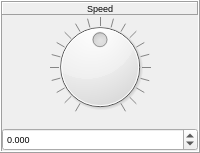
             <widget class="QFrame" name="frame_Speed">
              <property name="sizePolicy">
               <sizepolicy hsizetype="Minimum" vsizetype="Preferred">
                <horstretch>0</horstretch>
                <verstretch>0</verstretch>
               </sizepolicy>
              </property>
              <property name="minimumSize">
               <size>
                <width>50</width>
                <height>100</height>
               </size>
              </property>
              <property name="frameShape">
               <enum>QFrame::Box</enum>
              </property>
              <property name="frameShadow">
               <enum>QFrame::Raised</enum>
              </property>
              <layout class="QVBoxLayout" name="verticalLayout_83">
               <property name="spacing">
                <number>2</number>
               </property>
               <property name="sizeConstraint">
                <enum>QLayout::SetMaximumSize</enum>
               </property>
               <property name="leftMargin">
                <number>0</number>
               </property>
               <property name="topMargin">
                <number>0</number>
               </property>
               <property name="rightMargin">
                <number>0</number>
               </property>
               <property name="bottomMargin">
                <number>0</number>
               </property>
               <item>
                <widget class="QFrame" name="frame_Label_Speed">
                 <property name="frameShape">
                  <enum>QFrame::NoFrame</enum>
                 </property>
                 <property name="frameShadow">
                  <enum>QFrame::Raised</enum>
                 </property>
                 <layout class="QVBoxLayout" name="verticalLayout_84">
                  <property name="leftMargin">
                   <number>0</number>
                  </property>
                  <property name="topMargin">
                   <number>0</number>
                  </property>
                  <property name="rightMargin">
                   <number>0</number>
                  </property>
                  <property name="bottomMargin">
                   <number>0</number>
                  </property>
                  <item>
                   <widget class="QLabel" name="label_Speed">
                    <property name="font">
                     <font>
                      <pointsize>7</pointsize>
                     </font>
                    </property>
                    <property name="autoFillBackground">
                     <bool>false</bool>
                    </property>
                    <property name="frameShape">
                     <enum>QFrame::Panel</enum>
                    </property>
                    <property name="frameShadow">
                     <enum>QFrame::Raised</enum>
                    </property>
                    <property name="text">
                     <string>Speed</string>
                    </property>
                    <property name="alignment">
                     <set>Qt::AlignCenter</set>
                    </property>
                   </widget>
                  </item>
                 </layout>
                </widget>
               </item>
               <item>
                <widget class="QFrame" name="frame_Dial_Speed">
                 <property name="sizePolicy">
                  <sizepolicy hsizetype="Preferred" vsizetype="Preferred">
                   <horstretch>0</horstretch>
                   <verstretch>0</verstretch>
                  </sizepolicy>
                 </property>
                 <property name="frameShape">
                  <enum>QFrame::NoFrame</enum>
                 </property>
                 <property name="frameShadow">
                  <enum>QFrame::Raised</enum>
                 </property>
                 <layout class="QVBoxLayout" name="verticalLayout_85">
                  <property name="leftMargin">
                   <number>0</number>
                  </property>
                  <property name="topMargin">
                   <number>0</number>
                  </property>
                  <property name="rightMargin">
                   <number>0</number>
                  </property>
                  <item>
                   <widget class="QDial" name="dial_Speed">
                    <property name="sizePolicy">
                     <sizepolicy hsizetype="Preferred" vsizetype="Preferred">
                      <horstretch>0</horstretch>
                      <verstretch>0</verstretch>
                     </sizepolicy>
                    </property>
                    <property name="cursor">
                     <cursorShape>OpenHandCursor</cursorShape>
                    </property>
                    <property name="minimum">
                     <number>-2000</number>
                    </property>
                    <property name="maximum">
                     <number>2000</number>
                    </property>
                    <property name="singleStep">
                     <number>1</number>
                    </property>
                    <property name="pageStep">
                     <number>10</number>
                    </property>
                    <property name="value">
                     <number>0</number>
                    </property>
                    <property name="tracking">
                     <bool>true</bool>
                    </property>
                    <property name="orientation">
                     <enum>Qt::Horizontal</enum>
                    </property>
                    <property name="invertedAppearance">
                     <bool>false</bool>
                    </property>
                    <property name="invertedControls">
                     <bool>false</bool>
                    </property>
                    <property name="wrapping">
                     <bool>false</bool>
                    </property>
                    <property name="notchTarget">
                     <double>50.000000000000000</double>
                    </property>
                    <property name="notchesVisible">
                     <bool>true</bool>
                    </property>
                   </widget>
                  </item>
                 </layout>
                </widget>
               </item>
               <item>
                <widget class="QDoubleSpinBox" name="doubleSpinBox_Speed">
                 <property name="sizePolicy">
                  <sizepolicy hsizetype="Preferred" vsizetype="Preferred">
                   <horstretch>0</horstretch>
                   <verstretch>0</verstretch>
                  </sizepolicy>
                 </property>
                 <property name="font">
                  <font>
                   <pointsize>7</pointsize>
                  </font>
                 </property>
                 <property name="wrapping">
                  <bool>false</bool>
                 </property>
                 <property name="frame">
                  <bool>true</bool>
                 </property>
                 <property name="buttonSymbols">
                  <enum>QAbstractSpinBox::UpDownArrows</enum>
                 </property>
                 <property name="accelerated">
                  <bool>true</bool>
                 </property>
                 <property name="keyboardTracking">
                  <bool>true</bool>
                 </property>
                 <property name="showGroupSeparator" stdset="0">
                  <bool>false</bool>
                 </property>
                 <property name="decimals">
                  <number>3</number>
                 </property>
                 <property name="minimum">
                  <double>-100.000000000000000</double>
                 </property>
                 <property name="maximum">
                  <double>100.000000000000000</double>
                 </property>
                 <property name="singleStep">
                  <double>0.010000000000000</double>
                 </property>
                 <property name="value">
                  <double>0.000000000000000</double>
                 </property>
                </widget>
               </item>
              </layout>
             </widget>
